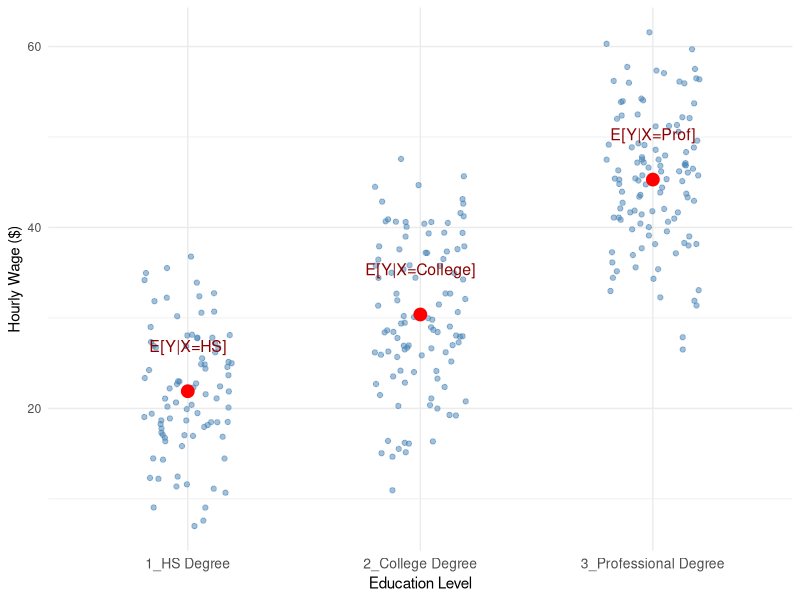
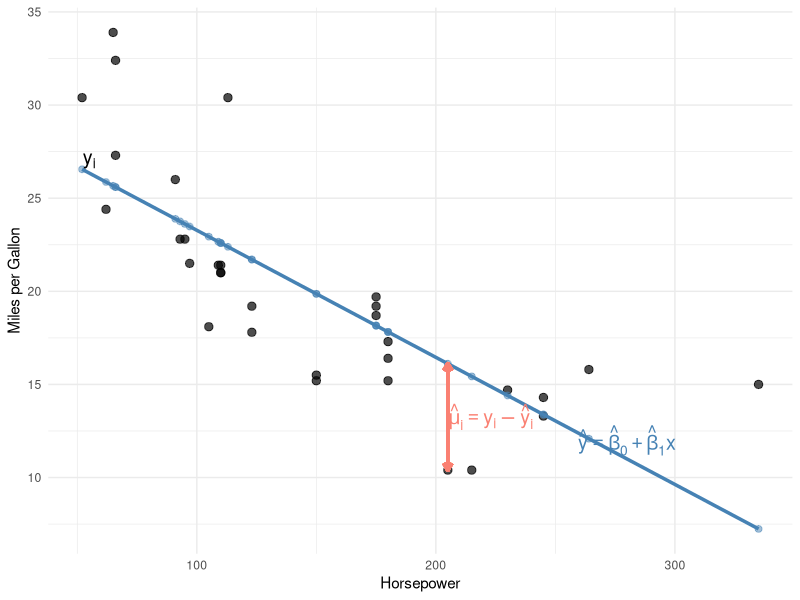
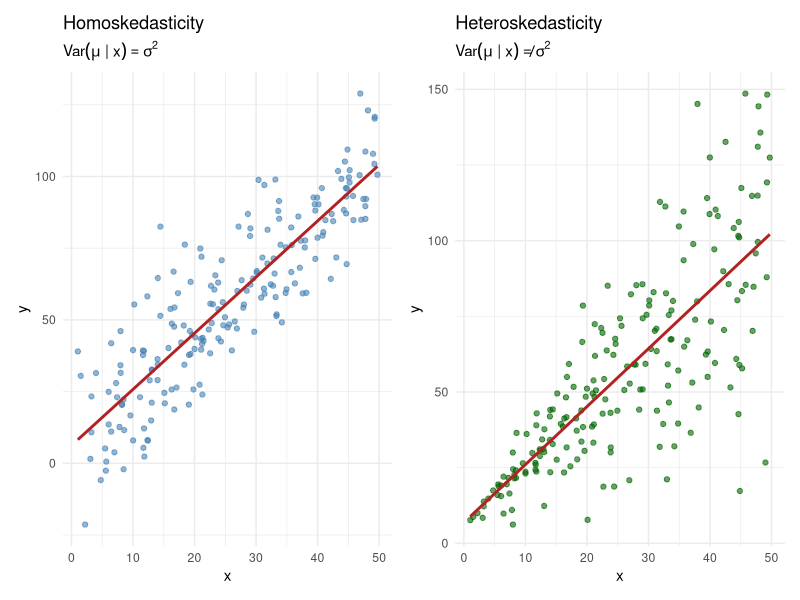
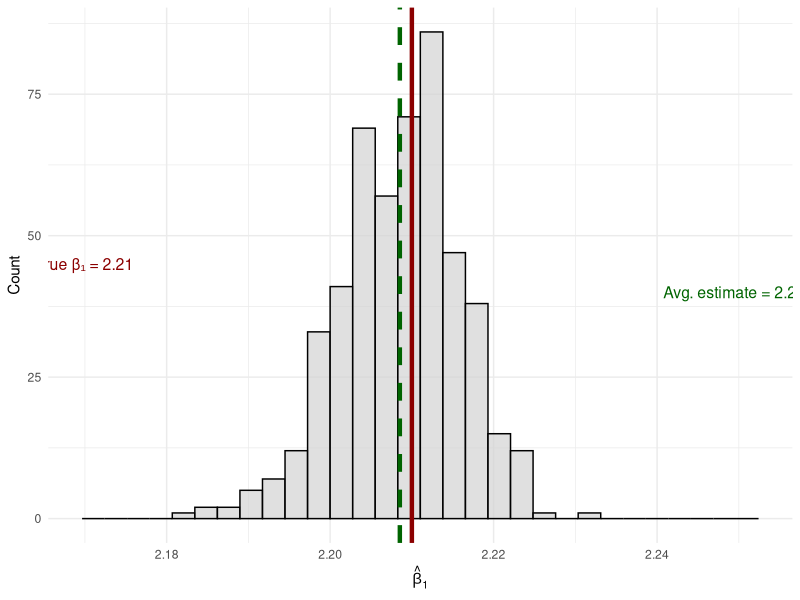
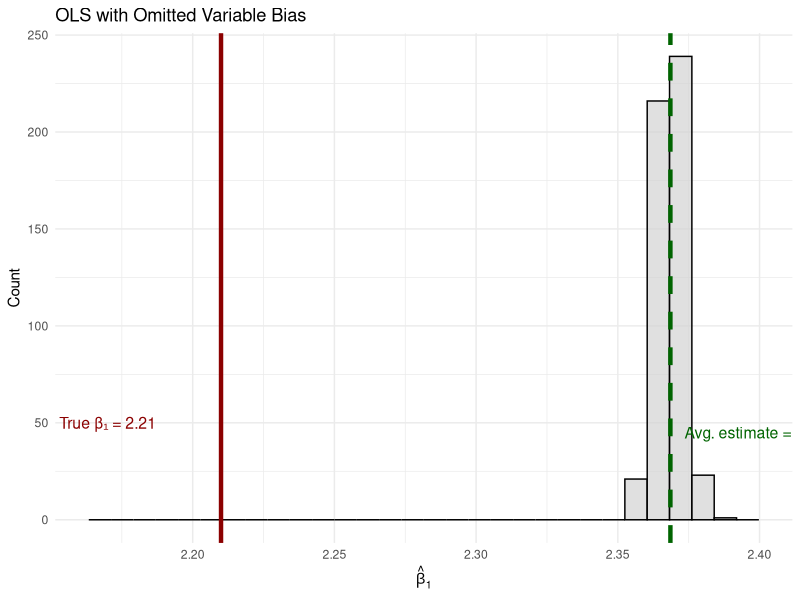

R code for these plots, in order:
## ---- chunk 1
#| echo: false
#| output: false
#| message: false
#| warning: false

library(tidyverse)
library(patchwork)

## ---- chunk 2
#| echo: false
#| label: fig-cond-exp-example
#| fig-cap: "Wages by education level. Each point represents an individual. Red points show the conditional expectation (average wage) for each education group."
#| fig-width: 7
#| fig-height: 4.5
#| out-width: "80%"

set.seed(12345)
x_vals <- c("1_HS Degree", "2_College Degree", "3_Professional Degree")

educ <- sample(x_vals, size = 300, replace = TRUE)

df <- tibble(educ = educ) |>
  mutate(y = case_when(
    educ == "1_HS Degree" ~ 22,
    educ == "2_College Degree" ~ 32,
    educ == "3_Professional Degree" ~ 45
  ),
  y = y + rnorm(n(), sd = 8))

mean_df <- df |>
  group_by(educ) |>
  summarise(avg_wage = mean(y)) |>
  mutate(exp_lab = case_when(
    educ == "1_HS Degree" ~ "E[Y|X=HS]",
    educ == "2_College Degree" ~ "E[Y|X=College]",
    educ == "3_Professional Degree" ~ "E[Y|X=Prof]"
  ))

ggplot(df, aes(x = educ, y = y)) +
  geom_jitter(width = 0.2, height = 0, alpha = 0.5, color = "steelblue") +
  geom_point(data = mean_df, aes(y = avg_wage), color = "red", size = 4) +
  geom_text(data = mean_df, aes(y = avg_wage, label = exp_lab),
            nudge_y = 5, size = 4, color = "darkred") +
  labs(x = "Education Level", y = "Hourly Wage ($)") +
  theme_minimal() +
  theme(axis.text.x = element_text(size = 10))
## ---- chunk 3
#| echo: false
#| label: fig-regression-components
#| fig-cap: "Components of the regression line. Black points show actual values (yᵢ), the blue line shows predicted values (ŷᵢ), and the salmon segment illustrates a residual (ûᵢ = yᵢ - ŷᵢ)."
#| fig-width: 7
#| fig-height: 5
#| out-width: "80%"

# Using mtcars for illustration
data(mtcars)
lm_mpg <- lm(mpg ~ hp, data = mtcars)

mtcars_ex <- mtcars |>
  mutate(
    pred = predict(lm_mpg),
    resid = residuals(lm_mpg)
  )

point_index <- 15
x_point <- mtcars_ex$hp[point_index]
y_actual <- mtcars_ex$mpg[point_index]
y_predicted <- mtcars_ex$pred[point_index]

ggplot(mtcars_ex, aes(x = hp, y = mpg)) +
  geom_point(color = "black", size = 2.5, alpha = 0.7) +
  geom_smooth(method = "lm", se = FALSE, color = "steelblue", linewidth = 1.2) +
  geom_point(aes(y = pred), color = "steelblue", size = 2, alpha = 0.5) +
  geom_segment(
    aes(x = x_point, y = y_actual, xend = x_point, yend = y_predicted),
    color = "salmon",
    linewidth = 1.2,
    arrow = arrow(length = unit(0.2, "cm"), ends = "both")
  ) +
  annotate("text", x = x_point + 18, y = (y_actual + y_predicted)/2,
           label = expression(hat(mu)[i] == y[i] - hat(y)[i]),
           color = "salmon", size = 5, parse = TRUE) +
  annotate("text", x = 280, y = 12,
           label = expression(hat(y) == hat(beta)[0] + hat(beta)[1] * x),
           color = "steelblue", size = 5, parse = TRUE) +
  annotate("text", x = 55, y = 27, label = expression(y[i]), size = 5) +
  labs(x = "Horsepower", y = "Miles per Gallon") +
  theme_minimal()
## ---- chunk 4
#| echo: false
#| label: tbl-regression-example
#| tbl-cap: "Example regression data showing actual values, predicted values, and residuals."

# Create example table
example_data <- mtcars_ex |>
  select(hp, mpg, pred, resid) |>
  slice(1:6) |>
  mutate(
    pred = round(pred, 2),
    resid = round(resid, 2)
  ) |>
  rename(
    `x (Horsepower)` = hp,
    `y (MPG)` = mpg,
    `ŷ (Predicted)` = pred,
    `û (Residual)` = resid
  )

knitr::kable(example_data, align = "cccc")
## ---- chunk 5
#| echo: true

# Load the data
data(mtcars)

# Estimate the regression
lm_mpg <- lm(mpg ~ hp, data = mtcars)

# View the results
summary(lm_mpg)
## ---- chunk 6
#| echo: false
#| label: fig-homohetero
#| fig-cap: "Left: Homoskedasticity—the spread of points around the line is constant. Right: Heteroskedasticity—the spread increases with x."
#| fig-width: 9
#| fig-height: 4
#| out-width: "90%"

set.seed(123)
n <- 200
x <- runif(n, 1, 50)

# Homoskedastic
error_homo <- rnorm(n, mean = 0, sd = 15)
y_homo <- 5 + 2 * x + error_homo

# Heteroskedastic
error_hetero <- rnorm(n, mean = 0, sd = 0.7 * x)
y_hetero <- 5 + 2 * x + error_hetero

p1 <- ggplot(data.frame(x, y = y_homo), aes(x, y)) +
  geom_point(alpha = 0.6, color = "steelblue") +
  geom_smooth(method = "lm", se = FALSE, color = "firebrick") +
  labs(title = "Homoskedasticity", subtitle = expression(Var(mu~"|"~x) == sigma^2),
       x = "x", y = "y") +
  theme_minimal()

p2 <- ggplot(data.frame(x, y = y_hetero), aes(x, y)) +
  geom_point(alpha = 0.6, color = "darkgreen") +
  geom_smooth(method = "lm", se = FALSE, color = "firebrick") +
  labs(title = "Heteroskedasticity", subtitle = expression(Var(mu~"|"~x) != sigma^2),
       x = "x", y = "y") +
  theme_minimal()

p1 + p2
## ---- chunk 7
#| echo: true

# Create a "population" with known parameters
set.seed(1248)
n_pop <- 1000
x_pop <- sample(1:100, size = n_pop, replace = TRUE)
err_pop <- rnorm(n_pop)

# True model: y = 3.5 + 2.21*x + error
pop_data <- tibble(
  x = x_pop,
  y = 3.5 + 2.21 * x + err_pop
)

# Draw many samples and estimate beta_1 each time
set.seed(812476)
n_simulations <- 500
sample_size <- 25

sim_results <- map_dfr(1:n_simulations, function(i) {
  # Draw a random sample
  sample_data <- slice_sample(pop_data, n = sample_size, replace = TRUE)
  
  # Estimate OLS
  reg <- lm(y ~ x, data = sample_data)
  
  tibble(
    iteration = i,
    b1_hat = coef(reg)[2]
  )
})

# Calculate the average of all estimates
mean_b1 <- mean(sim_results$b1_hat)
## ---- chunk 8
#| echo: false
#| label: fig-unbiasedness
#| fig-cap: "Distribution of OLS slope estimates across 500 samples. The green line shows the average of all estimates, which equals the true value (2.21), demonstrating unbiasedness."
#| fig-width: 7
#| fig-height: 4
#| out-width: "80%"

# Create a "population" with known parameters
set.seed(1248)
n_pop <- 1000
x_pop <- sample(1:100, size = n_pop, replace = TRUE)
err_pop <- rnorm(n_pop)

pop_data <- tibble(
  x = x_pop,
  y = 3.5 + 2.21 * x + err_pop
)

set.seed(812476)
n_simulations <- 500
sample_size <- 25

sim_results <- map_dfr(1:n_simulations, function(i) {
  sample_data <- slice_sample(pop_data, n = sample_size, replace = TRUE)
  reg <- lm(y ~ x, data = sample_data)
  tibble(iteration = i, b1_hat = coef(reg)[2])
})

mean_b1 <- mean(sim_results$b1_hat)

ggplot(sim_results, aes(x = b1_hat)) +
  geom_histogram(bins = 30, fill = "lightgrey", color = "black", alpha = 0.7) +
  geom_vline(xintercept = 2.21, color = "darkred", linewidth = 1.5) +
  geom_vline(xintercept = mean_b1, color = "darkgreen", linewidth = 1.5, linetype = "dashed") +
  annotate("text", x = 2.17, y = 45, label = "True β₁ = 2.21", color = "darkred", size = 4) +
  annotate("text", x = 2.25, y = 40, label = paste0("Avg. estimate = ", round(mean_b1, 3)),
           color = "darkgreen", size = 4) +
  labs(x = expression(hat(beta)[1]), y = "Count") +
  theme_minimal()
## ---- chunk 9
#| echo: false
#| label: fig-ovb
#| fig-cap: "With omitted variable bias, the average of OLS estimates (green) systematically differs from the true value (red). The bias persists even with many samples."
#| fig-width: 7
#| fig-height: 4
#| out-width: "80%"

# Create population with omitted variable
set.seed(1248)
n_pop <- 1000
z <- sample(1:100, size = n_pop, replace = TRUE)
err1 <- rnorm(n_pop)
err2 <- rnorm(n_pop)

pop_biased <- tibble(
  z = z,
  x = 2.27 + 1.45 * z + err1,  # x depends on z
  y = 3.52 + 2.21 * x + 0.23 * z + err2  # y depends on both x and z
)

# Simulate estimation (incorrectly omitting z)
set.seed(124890)
n_simulations <- 500
sample_size <- 25

sim_biased <- map_dfr(1:n_simulations, function(i) {
  sample_data <- slice_sample(pop_biased, n = sample_size, replace = TRUE)
  reg <- lm(y ~ x, data = sample_data)  # Omit z!
  tibble(iteration = i, b1_hat = coef(reg)[2])
})

mean_biased <- mean(sim_biased$b1_hat)

ggplot(sim_biased, aes(x = b1_hat)) +
  geom_histogram(bins = 30, fill = "lightgrey", color = "black", alpha = 0.7) +
  geom_vline(xintercept = 2.21, color = "darkred", linewidth = 1.5) +
  geom_vline(xintercept = mean_biased, color = "darkgreen", linewidth = 1.5, linetype = "dashed") +
  annotate("text", x = 2.17, y = 50, label = "True β₁ = 2.21", color = "darkred", size = 4) +
  annotate("text", x = mean_biased + 0.03, y = 45,
           label = paste0("Avg. estimate = ", round(mean_biased, 2)),
           color = "darkgreen", size = 4) +
  labs(x = expression(hat(beta)[1]), y = "Count",
       title = "OLS with Omitted Variable Bias") +
  theme_minimal()
## ---- chunk 10
#| echo: true

# R reports standard errors automatically
summary(lm_mpg)
